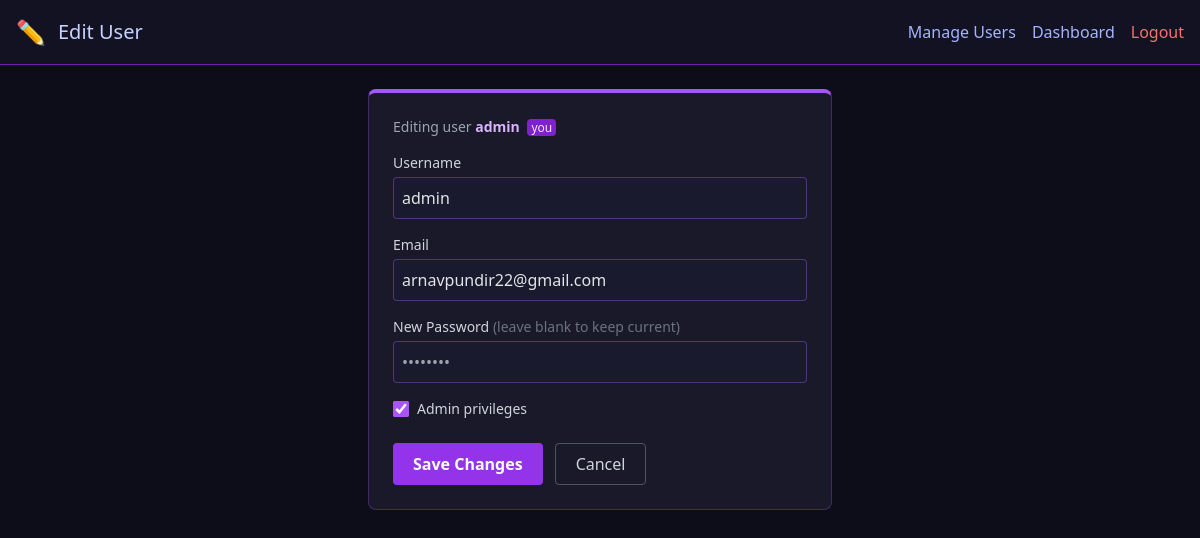
The app's page /admin/user/edit/1 (signed in) with its own data.
### tables this page shows
CREATE TABLE users (
            id INTEGER PRIMARY KEY AUTOINCREMENT,
            username TEXT UNIQUE,
            password BLOB,
            is_admin INTEGER DEFAULT 0
        , gmail TEXT);

### blueprints/admin.py (the view, shortened to what this page needs)
@admin_bp.route('/user/edit/<int:user_id>', methods=['GET', 'POST'])
def admin_edit_user(user_id):
    denied = _require_admin()
    if denied:
        return denied
    conn = get_db_connection()
    user = conn.execute("SELECT id, username, gmail, is_admin FROM users WHERE id=?", (user_id,)).fetchone()
    if not user:
        conn.close()
        return redirect(url_for('admin.admin_users'))
    conn.close()
    return render_template('admin_edit_user.html', user=user, current_user=session.get('username'))

### app.py (called while the page is built)
@app.context_processor
def inject_user_info():
    return {
        'session_username': session.get('username'),
        'session_is_admin': is_current_user_admin() if 'username' in session else False,
    }

@app.before_request
def require_login():
    from flask import request
    public_paths = {'/login', '/forgot_password', '/favicon.ico'}
    if request.path.startswith('/static/') or request.path in public_paths:
        return None
    if 'logged_in' not in session:
        return redirect(url_for('auth.login'))
    return None

### blueprints/admin.py (called while the page is built)
def _require_admin():
    if not is_current_user_admin():
        return render_template('login.html', error="Admin access required")
    return None

### utils/auth_helpers.py (called while the page is built)
def is_current_user_admin() -> bool:
    username = session.get('username')
    if not username:
        return False
    conn = get_db_connection()
    user = conn.execute("SELECT is_admin FROM users WHERE username=?", (username,)).fetchone()
    conn.close()
    return bool(user and user['is_admin'])

### utils/db.py (called while the page is built)
def get_db_connection() -> sqlite3.Connection:
    conn = sqlite3.connect(config.DB_FILE)
    conn.row_factory = sqlite3.Row
    return conn

### templates/admin_edit_user.html (shortened to what this page needs)
<!DOCTYPE html>
<html lang="en">
<head>
  <script src="https://cdn.tailwindcss.com"></script>
</head>
<body>
  <header class="p-4 flex justify-between items-center border-b border-purple-800 bg-[#121223]">
    <div class="flex items-center gap-3">
      <span class="text-2xl">✏️</span>
      <h1 class="text-xl text-indigo-200">Edit User</h1>
    </div>
    <div class="flex items-center gap-4">
      <a href="/admin/users" class="text-indigo-300 hover:text-white">Manage Users</a>
      <a href="/admin" class="text-indigo-300 hover:text-white">Dashboard</a>
      <a href="/logout" class="text-red-400">Logout</a>
    </div>
  </header>
  <main class="p-6 max-w-lg mx-auto">
    <div class="dark-card p-6 rounded-lg">
      <div class="mb-4 text-sm text-gray-400">
        Editing user <span class="text-purple-300 font-semibold">{{ user['username'] }}</span>
        {% if user['username'] == current_user %}
          <span class="ml-1 text-xs bg-purple-700 text-purple-100 px-1 rounded">you</span>
        {% endif %}
      </div>
      <form method="POST">
        <label class="block mb-1 text-sm text-gray-300">Username</label>
        <input name="username" value="{{ user['username'] }}"
               class="input-dark w-full mb-4 p-2 rounded" required />
        <label class="block mb-1 text-sm text-gray-300">Email</label>
        <input name="email" type="email" value="{{ user['gmail'] or '' }}"
               class="input-dark w-full mb-4 p-2 rounded"
               placeholder="(optional)" />
        <label class="block mb-1 text-sm text-gray-300">
          New Password <span class="text-gray-500">(leave blank to keep current)</span>
        </label>
        <input name="password" type="password"
               class="input-dark w-full mb-4 p-2 rounded"
               placeholder="••••••••" autocomplete="new-password" />
        <label class="flex items-center gap-2 mb-6 cursor-pointer select-none">
          <input type="checkbox" name="is_admin" value="1"
                 {% if user['is_admin'] %}checked{% endif %}
                 class="w-4 h-4 accent-purple-500" />
          <span class="text-sm text-gray-300">Admin privileges</span>
        </label>
        <div class="flex gap-3">
          <button type="submit"
                  class="bg-purple-600 hover:bg-purple-700 text-white px-5 py-2 rounded font-semibold">
            Save Changes
          </button>
          <a href="/admin/users"
             class="px-5 py-2 border border-gray-600 rounded text-gray-300 hover:text-white">
            Cancel
          </a>
        </div>
      </form>
    </div>
  </main>
</body>
</html>

### templates/admin_edit_user.html (style rules this page uses)
body { background:#0d0d1a; color:#e4e4e7; }
.dark-card { background-color: rgba(32,32,50,0.7); border:1px solid rgba(168,85,247,0.3); border-top:4px solid #a855f7; }
.input-dark { background:#1a1a2e; border:1px solid rgba(168,85,247,0.4); color:#e4e4e7; }

### records on screen
users: username "admin", email "arnavpundir22@gmail.com", is_admin "☑"
